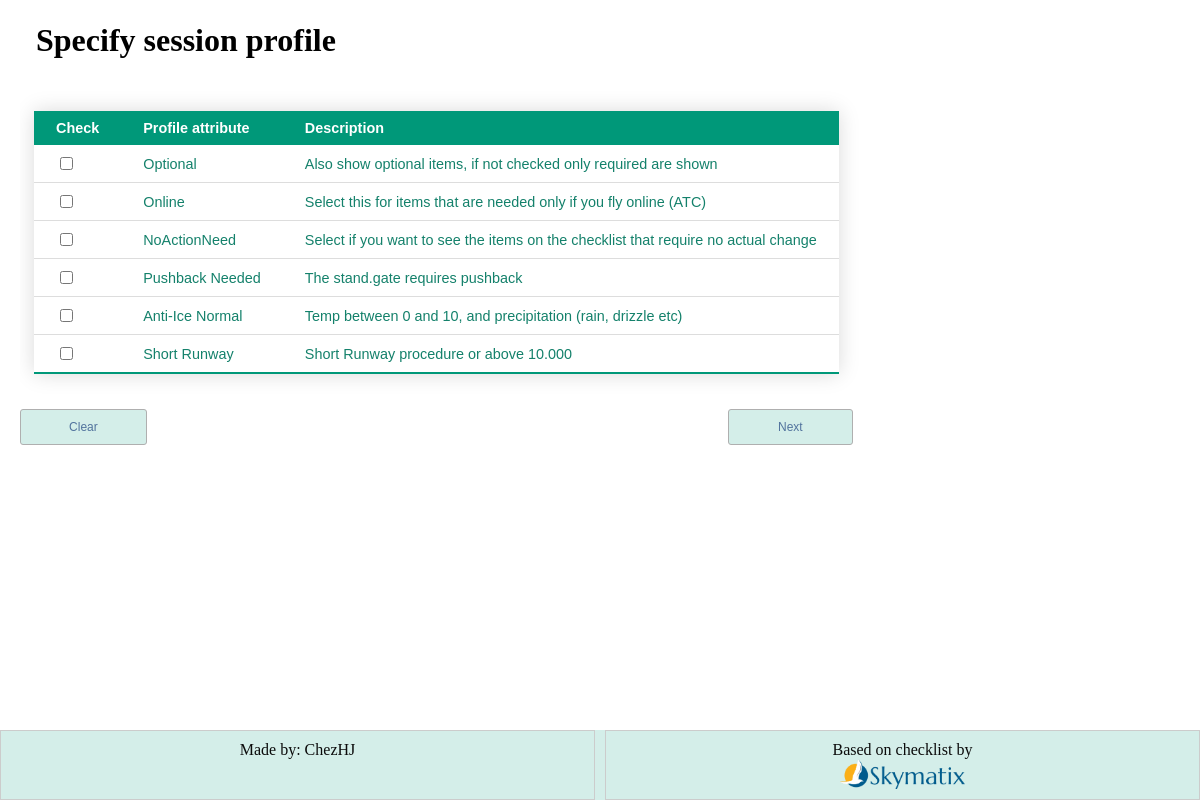
The page / on the database its author committed.
### checklist/models.py (models this page shows, shortened)
class Attribute(models.Model):
    title = models.CharField(max_length=30)
    order = models.PositiveIntegerField()
    description = models.TextField(blank=True)
    show = models.BooleanField(default="True")
    over_ruled_by = models.ForeignKey(
        "self", on_delete=models.SET_NULL, blank=True, null=True
    )

### checklist/views.py (the view)
# urls.py: path("", views.profile_view, name="start"),
def profile_view(request):
    if "Clean" in request.GET:
        request.session.flush()
    attributes = Attribute.objects.order_by("order")
    return TemplateResponse(
        request,
        "checklist/profile.html",
        {
            "attributes": attributes,
        },
    )

### checklist/templatetags/environment_tags.py (called while the page is built)
@register.filter
def setting(key):
    return getattr(conf_settings, key, None)

### checklist/templates/checklist/profile.html (shortened to what this page needs)
{% extends 'checklist/base.html' %}
{% load environment_tags %}
{% block content %}
<div style="width:fit-content" >
<form action="{% url 'checklist:update_profile' %}" method="post">
    <fieldset style="border:0">
        <legend><h1>Specify session profile</h1></legend>
        <table id="Table1" class="styled-table">
            <thead>
                <tr>
                    <th>Check</th>
                    <th>Profile attribute</th>
                    <th>Description</th>
                </tr>
            </thead>
            <tbody>
            {% for check in attributes.all %}
                {% if check.show %}
                    <tr><td>
                    <input type="checkbox" name="attributes" id="{{ forloop.counter }}" value={{ check.id }}
                    {% if check.id in request.session.attrib %}
                        CHECKED/>
                    {% else %}
                        />
                    {% endif %}
                    </td>
                    <td><label for="{{ forloop.counter }}">{{ check.title }}</label></td>
                    <td><label for="{{ forloop.counter }}">{{ check.description }}</label></td></tr>
                {% endif %}
            {% endfor %}
            </tbody>
        </table>
    </fieldset>
    <a class="btn btn-left" href="{% url 'checklist:profile' %}?Clean ">Clear</a>
           <input class="btn btn-right" type="submit" value="Next">
    </form>
</div>
{% endblock %}

### checklist/static/checklist/style.css (style rules this page uses)
.styled-table { border-collapse: collapse; margin: 25px 0; font-size: 0.9em; font-family: sans-serif; min-width: 400px; color: #14816b; box-shadow: 0 0 20px rgba(0, 0, 0, 0.15); }
.styled-table thead tr { background-color: #009879; color: #ffffff; text-align: left; }
.styled-table th, .styled-table td { padding: 9px 22px; }
.styled-table tbody tr { border-bottom: 1px solid #dddddd; }
.styled-table tbody tr:last-of-type { border-bottom: 2px solid #009879; }
.btn { font-family: sans-serif; text-align: center; font-size: 12px; color: #51739d; background-color: #d4eee9; border-radius: 3px; width: 15%; padding: 10px 0; border: 1px solid #afafaf; text-decoration: none; cursor: pointer; }
.btn-right { float: right; }
.btn-left { float: left; }
.body { height: 100%; width: 100%; margin: 0; overflow: auto; }

### rows shown on the page
Attribute: title "Optional", description "Also show optional items, if not checked only required are shown"
Attribute: title "Online", description "Select this for items that are needed only if you fly online (ATC)"
Attribute: title "NoActionNeed", description "Select if you want to see the items on the checklist that require no actual change"
Attribute: title "Pushback Needed", description "The stand.gate requires pushback"
Attribute: title "Anti-Ice Normal", description "Temp between 0 and 10, and precipitation (rain, drizzle etc)"
Attribute: title "Short Runway", description "Short Runway procedure or above 10.000"
